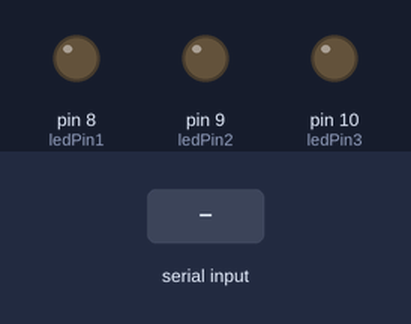
This sketch was run on a simulated Arduino Uno, built with avr-gcc and run on an emulated ATmega328P. Parts: output pins drawn as LEDs (lit = HIGH). The inputs (shaded band) are chosen by the test bench.

Above: at 1.2 s.
1.3 s: "H" received over the second serial link
At 1.8 s:
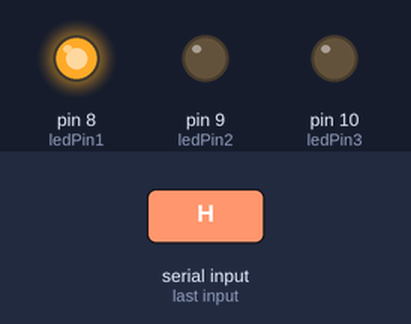
2.8 s: "L" received over the second serial link
At 4.2 s:
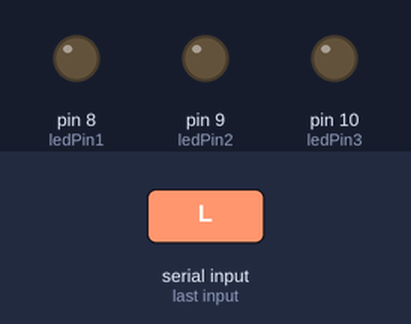
Timing chart, 0 to 5.8 s (numbered marks = the images above; inputs shaded):
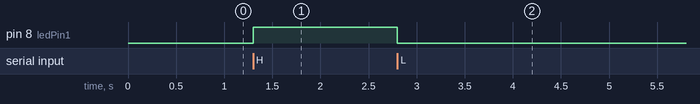

Measured:
- after the input at 1.3 s, pin 8 (ledPin1): LOW → HIGH at once
- after the input at 2.8 s, pin 8 (ledPin1): HIGH → LOW at once

The sketch:

challenge3.ino
```cpp
#include <SoftwareSerial.h>
SoftwareSerial XBee(2, 3); // RX, TX
const int ledPin1=8;
const int ledPin2=9;
const int ledPin3=10;
void setup() {
  XBee.begin(9600);
  Serial.begin(9600);
  pinMode(ledPin1, OUTPUT);
  pinMode(ledPin2, OUTPUT);
  pinMode(ledPin3, OUTPUT);
  digitalWrite(ledPin1,LOW);
  digitalWrite(ledPin2,LOW);
  digitalWrite(ledPin3,LOW);
}

// the loop function runs over and over again forever
void loop() {
  char brightness;

  //XBee.write("Hello world!\n");

  //if (XBee.available()) {
    // read the most recent byte (which will be from 0 to 255):
    brightness = XBee.read();
    // set the brightness of the LED:
    if(brightness=='H'){
      digitalWrite(ledPin1, HIGH);
      XBee.write("on\n");
    }
    else if(brightness=='L'){
      digitalWrite(ledPin1,LOW);
      XBee.write("off\n");
    }

 // } // wait for a second
}
```
